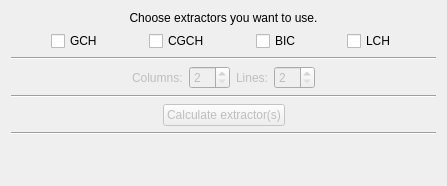
               <widget class="QWidget" name="tab_3">
                <attribute name="title">
                 <string>Color</string>
                </attribute>
                <layout class="QVBoxLayout" name="verticalLayout_11">
                 <item>
                  <widget class="QLabel" name="label_5">
                   <property name="text">
                    <string>Choose extractors you want to use.</string>
                   </property>
                   <property name="alignment">
                    <set>Qt::AlignCenter</set>
                   </property>
                  </widget>
                 </item>
                 <item>
                  <layout class="QHBoxLayout" name="horizontalLayout_11">
                   <item>
                    <spacer name="horizontalSpacer_7">
                     <property name="orientation">
                      <enum>Qt::Horizontal</enum>
                     </property>
                     <property name="sizeHint" stdset="0">
                      <size>
                       <width>40</width>
                       <height>20</height>
                      </size>
                     </property>
                    </spacer>
                   </item>
                   <item>
                    <widget class="QCheckBox" name="box_gch">
                     <property name="text">
                      <string>GCH</string>
                     </property>
                    </widget>
                   </item>
                   <item>
                    <spacer name="horizontalSpacer_6">
                     <property name="orientation">
                      <enum>Qt::Horizontal</enum>
                     </property>
                     <property name="sizeHint" stdset="0">
                      <size>
                       <width>40</width>
                       <height>20</height>
                      </size>
                     </property>
                    </spacer>
                   </item>
                   <item>
                    <widget class="QCheckBox" name="box_cgch">
                     <property name="text">
                      <string>CGCH</string>
                     </property>
                    </widget>
                   </item>
                   <item>
                    <spacer name="horizontalSpacer_37">
                     <property name="orientation">
                      <enum>Qt::Horizontal</enum>
                     </property>
                     <property name="sizeHint" stdset="0">
                      <size>
                       <width>40</width>
                       <height>20</height>
                      </size>
                     </property>
                    </spacer>
                   </item>
                   <item>
                    <widget class="QCheckBox" name="box_bic">
                     <property name="text">
                      <string>BIC</string>
                     </property>
                    </widget>
                   </item>
                   <item>
                    <spacer name="horizontalSpacer_5">
                     <property name="orientation">
                      <enum>Qt::Horizontal</enum>
                     </property>
                     <property name="sizeHint" stdset="0">
                      <size>
                       <width>40</width>
                       <height>20</height>
                      </size>
                     </property>
                    </spacer>
                   </item>
                   <item>
                    <widget class="QCheckBox" name="box_lch">
                     <property name="text">
                      <string>LCH</string>
                     </property>
                    </widget>
                   </item>
                   <item>
                    <spacer name="horizontalSpacer_8">
                     <property name="orientation">
                      <enum>Qt::Horizontal</enum>
                     </property>
                     <property name="sizeHint" stdset="0">
                      <size>
                       <width>40</width>
                       <height>20</height>
                      </size>
                     </property>
                    </spacer>
                   </item>
                  </layout>
                 </item>
                 <item>
                  <widget class="Line" name="line_2">
                   <property name="orientation">
                    <enum>Qt::Horizontal</enum>
                   </property>
                  </widget>
                 </item>
                 <item>
                  <layout class="QHBoxLayout" name="horizontalLayout_13">
                   <item>
                    <spacer name="horizontalSpacer_2">
                     <property name="orientation">
                      <enum>Qt::Horizontal</enum>
                     </property>
                     <property name="sizeHint" stdset="0">
                      <size>
                       <width>40</width>
                       <height>20</height>
                      </size>
                     </property>
                    </spacer>
                   </item>
                   <item>
                    <widget class="QLabel" name="label_3">
                     <property name="enabled">
                      <bool>false</bool>
                     </property>
                     <property name="text">
                      <string>Columns:</string>
                     </property>
                    </widget>
                   </item>
                   <item>
                    <widget class="QSpinBox" name="spin_lch_width">
                     <property name="enabled">
                      <bool>false</bool>
                     </property>
                     <property name="minimum">
                      <number>2</number>
                     </property>
                     <property name="maximum">
                      <number>99</number>
                     </property>
                     <property name="value">
                      <number>2</number>
                     </property>
                    </widget>
                   </item>
                   <item>
                    <widget class="QLabel" name="label_4">
                     <property name="enabled">
                      <bool>false</bool>
                     </property>
                     <property name="text">
                      <string>Lines:</string>
                     </property>
                    </widget>
                   </item>
                   <item>
                    <widget class="QSpinBox" name="spin_lch_height">
                     <property name="enabled">
                      <bool>false</bool>
                     </property>
                     <property name="minimum">
                      <number>2</number>
                     </property>
                     <property name="value">
                      <number>2</number>
                     </property>
                    </widget>
                   </item>
                   <item>
                    <spacer name="horizontalSpacer">
                     <property name="orientation">
                      <enum>Qt::Horizontal</enum>
                     </property>
                     <property name="sizeHint" stdset="0">
                      <size>
                       <width>40</width>
                       <height>20</height>
                      </size>
                     </property>
                    </spacer>
                   </item>
                  </layout>
                 </item>
                 <item>
                  <widget class="Line" name="line">
                   <property name="orientation">
                    <enum>Qt::Horizontal</enum>
                   </property>
                  </widget>
                 </item>
                 <item>
                  <layout class="QHBoxLayout" name="horizontalLayout_14">
                   <item>
                    <spacer name="horizontalSpacer_9">
                     <property name="orientation">
                      <enum>Qt::Horizontal</enum>
                     </property>
                     <property name="sizeHint" stdset="0">
                      <size>
                       <width>40</width>
                       <height>20</height>
                      </size>
                     </property>
                    </spacer>
                   </item>
                   <item>
                    <widget class="QPushButton" name="btn_calc_descriptors_color">
                     <property name="enabled">
                      <bool>false</bool>
                     </property>
                     <property name="text">
                      <string>Calculate extractor(s)</string>
                     </property>
                    </widget>
                   </item>
                   <item>
                    <spacer name="horizontalSpacer_10">
                     <property name="orientation">
                      <enum>Qt::Horizontal</enum>
                     </property>
                     <property name="sizeHint" stdset="0">
                      <size>
                       <width>40</width>
                       <height>20</height>
                      </size>
                     </property>
                    </spacer>
                   </item>
                  </layout>
                 </item>
                 <item>
                  <widget class="Line" name="line_5">
                   <property name="orientation">
                    <enum>Qt::Horizontal</enum>
                   </property>
                  </widget>
                 </item>
                 <item>
                  <spacer name="verticalSpacer_3">
                   <property name="orientation">
                    <enum>Qt::Vertical</enum>
                   </property>
                   <property name="sizeHint" stdset="0">
                    <size>
                     <width>20</width>
                     <height>40</height>
                    </size>
                   </property>
                  </spacer>
                 </item>
                </layout>
               </widget>
